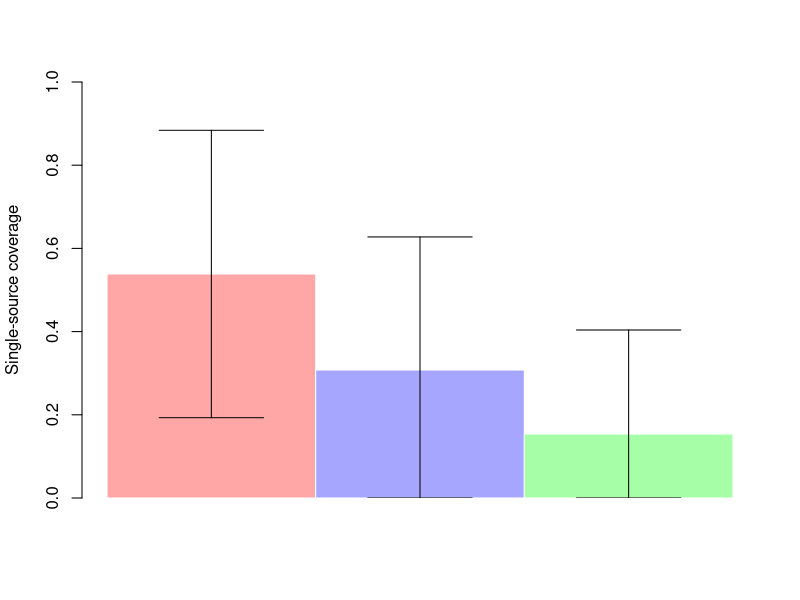
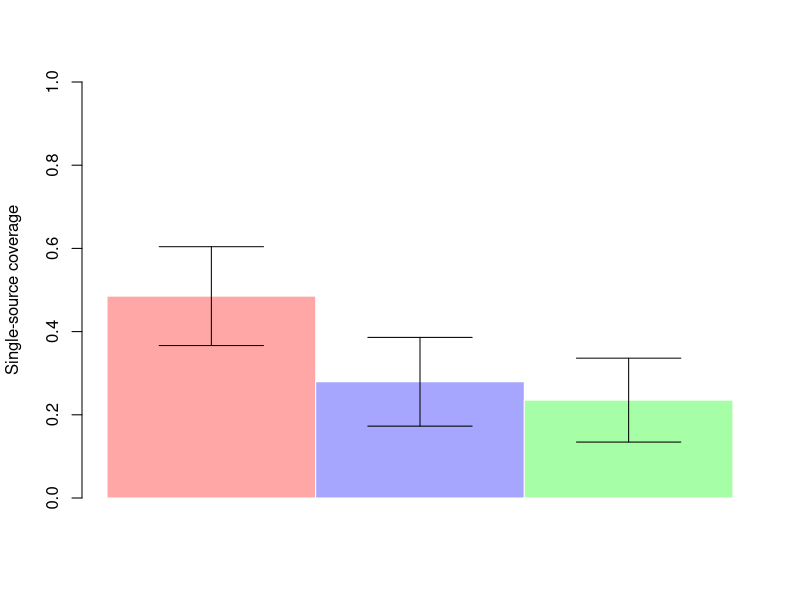

The R script that drew these images, in order: (Note: this script raises an error after producing the figures.)
counts1 = c(7, 4, 2)
counts2 = c(33,19,16)
props1 = counts1/sum(counts1)
props2 = counts2/sum(counts2)
colors = c(rgb(1,0,0,0.35), rgb(0,0,1,0.35), rgb(0,1,0,0.35))

upper1 = props1 + 1.96*sqrt(props1*(1-props1)/8)
lower1 = props1 - 1.96*sqrt(props1*(1-props1)/8)
barplot(props1, space=0, border="white",col = colors, ylim=c(0,1), ylab="Single-source coverage")
arrows(c(0.5, 1.5, 2.5), lower1, c(0.5, 1.5, 2.5), upper1, length=0)
arrows(c(0.5, 1.5, 2.5)-0.25, pmax(0, lower1), c(0.5, 1.5, 2.5)+0.25, pmax(0,lower1), length=0)
arrows(c(0.5, 1.5, 2.5)-0.25, upper1, c(0.5, 1.5, 2.5)+0.25, upper1, length=0)



upper2 = props2 + 1.96*sqrt(props2*(1-props2)/sum(counts2))
lower2 = props2 - 1.96*sqrt(props2*(1-props2)/sum(counts2))
barplot(props2, space=0, border="white",col = colors, ylim=c(0,1), ylab="Single-source coverage")
arrows(c(0.5, 1.5, 2.5), lower2, c(0.5, 1.5, 2.5), upper2, length=0)
arrows(c(0.5, 1.5, 2.5)-0.25, pmax(0, lower2), c(0.5, 1.5, 2.5)+0.25, pmax(0,lower2), length=0)
arrows(c(0.5, 1.5, 2.5)-0.25, upper2, c(0.5, 1.5, 2.5)+0.25, upper2, length=0)

?par


fonts()
font_import(".")
